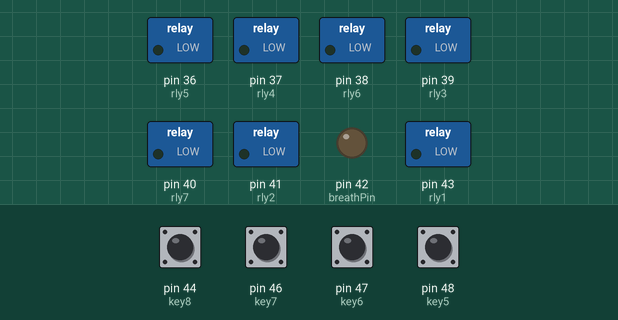
Recording of a sketch running on a simulated Arduino Mega 2560, built with avr-gcc and run on an emulated ATmega2560. On the bench: switched loads named in the sketch (green lamp = pin HIGH), output pins drawn as LEDs (lit = HIGH). The test bench sets the inputs (shaded band); at power-on: pin 44 (key8), pin 46 (key7), pin 47 (key6), pin 48 (key5) LOW.

Above: at 1.2 s.
1.3 s: pin 46 (key7) pulled HIGH for 0.15 s
At 1.38 s:
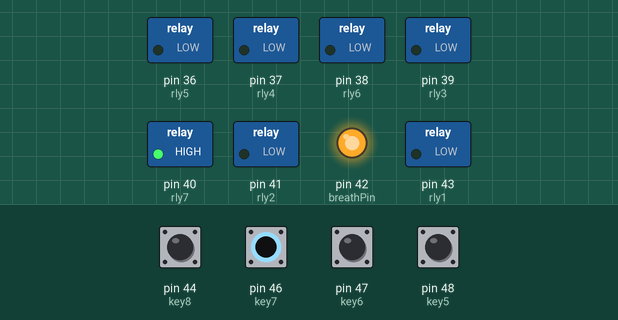
2.9 s: pin 44 (key8) pulled HIGH for 0.15 s
At 2.97 s:
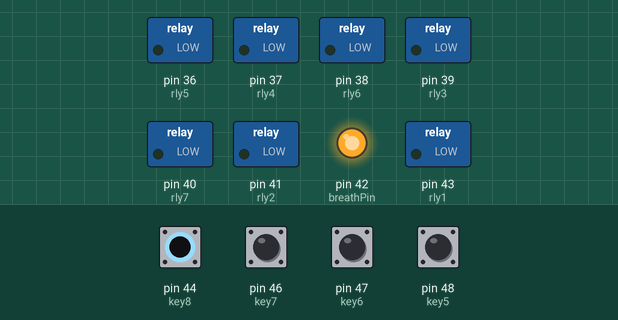
4.5 s: pin 47 (key6) pulled HIGH for 0.15 s
At 5.4 s:
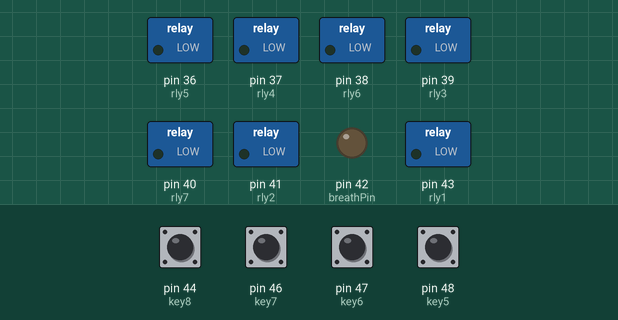
6.1 s: pin 48 (key5) pulled HIGH for 0.15 s
At 6.18 s:
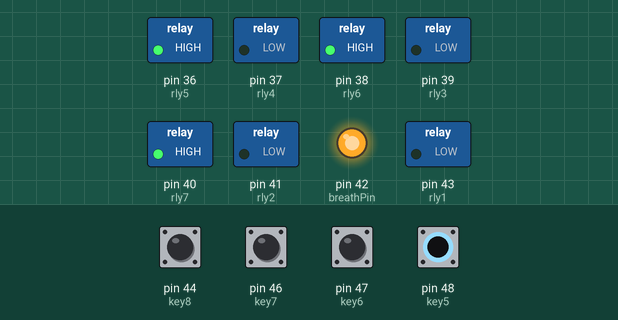
Timing chart, 0 to 8.7 s (numbered marks = the images above; inputs shaded):
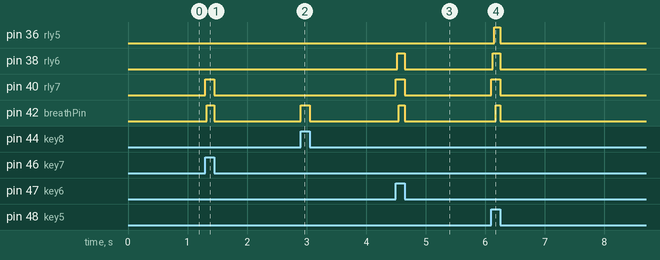

Measured:
- after the input at 1.3 s, pin 40 (rly7): LOW → HIGH at once, → LOW 0.15 s later; pin 42 (breathPin): LOW → HIGH at once, → LOW 0.13 s later
- after the input at 2.9 s, pin 42 (breathPin): LOW → HIGH at once, → LOW 0.15 s later
- after the input at 4.5 s, pin 38 (rly6): LOW → HIGH at once, → LOW 0.13 s later; pin 40 (rly7): LOW → HIGH at once, → LOW 0.15 s later; pin 42 (breathPin): LOW → HIGH after 0.05 s, → LOW 0.10 s later
- after the input at 6.1 s, pin 36 (rly5): LOW → HIGH after 0.05 s, → LOW 0.10 s later; pin 38 (rly6): LOW → HIGH at once, → LOW 0.13 s later; pin 40 (rly7): LOW → HIGH at once, → LOW 0.15 s later; pin 42 (breathPin): LOW → HIGH after 0.08 s, → LOW 0.08 s later

The sketch:

Auto_Rec_Final.ino
```cpp
/*
*AUTOMATIC RECORDER KEYBOARD CONTROL*
Code by Sam Kingston
April 27, 2022

LEARN MORE: https://samkkingston.wixsite.com/website-2
*/


 //DECLARE RELAY OUTPUT PINS
int rly1 = 43;
int rly2 = 41;
int rly3 = 39;
int rly4 = 37;
int rly5 = 36;
int rly6 = 38;
int rly7 = 40;
int breathPin = 42;
//DECLARE KEY INPUT PINS
int key1 = 51;
int key2 = 53;
int key3 = 52;
int key4 = 50;
int key5 = 48;
int key6 = 47;
int key7 = 46;
int key8 = 44;

void setup() {

  //SET ALL RELAY CONTROL PINS TO OUTPUT
  pinMode(rly1, OUTPUT); //RELAY 1
  pinMode(rly2, OUTPUT); //RELAY 2
  pinMode(rly3, OUTPUT); //RELAY 3
  pinMode(rly4, OUTPUT); //RELAY 4
  pinMode(rly5, OUTPUT); //RELAY 5
  pinMode(rly6, OUTPUT); //RELAY 6
  pinMode(rly7, OUTPUT); //RELAY 7
  pinMode(breathPin, OUTPUT); //Used for Breath-sends 12V to Vaccuum Pump.

  pinMode(key1, INPUT); //KEY 1
  pinMode(key2, INPUT); //KEY 2
  pinMode(key3, INPUT); //KEY 3
  pinMode(key4, INPUT); //KEY 4
  pinMode(key5, INPUT); //KEY 5
  pinMode(key6, INPUT); //KEY 6
  pinMode(key7, INPUT); //KEY 7
  pinMode(key8, INPUT); //KEY 8

  //SET ALL SOLENOIDS TO LOW
  digitalWrite(rly1, LOW);
  digitalWrite(rly2, LOW);
  digitalWrite(rly3, LOW);
  digitalWrite(rly4, LOW);
  digitalWrite(rly5, LOW);
  digitalWrite(rly6, LOW);
  digitalWrite(rly7, LOW);
  digitalWrite(breathPin, LOW);
}


void loop() {

  //SET ALL SOLENOIDS LOW-WHEN KEY IS RELEASED, LOOP WILL REPEAT AND THESE LINES WILL RESET THE SOLENOIDS.
   digitalWrite(rly1, LOW);
  digitalWrite(rly2, LOW);
  digitalWrite(rly3, LOW);
  digitalWrite(rly4, LOW);
  digitalWrite(rly5, LOW);
  digitalWrite(rly6, LOW);
  digitalWrite(rly7, LOW);
  digitalWrite(breathPin, LOW);

//ALL SUBSEQUENT LINES SPELL OUT VERY SIMPLY WHAT TO DO WHILE EACH KEY IS PRESSED.
//PRESSING KEY 1 CLOSES ALL HOLES WHICH RESULTS IN THE LOWEST NOTE
//PRESSING KEY 8 CLOSES NO HOLES WHICH RESULTS IN THE HIGHES NOTE
  //EACH KEY IS ADDING OR SUBRTACTING ONE KEY FROM THE KEYS ON EITHER SIDE

  //IF THERE WERE MORE HAPPENING, IT WOULD BE WIRTH GIVING EACH OF THESE THEIR OWN FUNCTION TO VISUALLY SIMPLIFY THIS SKETCH.
  //SINCE WE'RE ONLY DEALING WITH KEYPRESSES, I CHOSE TO KEEP IT AS BASIC AS THIS.


 while (key1 == HIGH){

  digitalWrite(rly1, HIGH);
  delay(25);
  digitalWrite(rly2, HIGH);
  delay(25);
  digitalWrite(rly3, HIGH);
  delay(25);
  digitalWrite(rly4, HIGH);
  delay(25);
  digitalWrite(rly5, HIGH);
  delay(25);
  digitalWrite(rly6, HIGH);
  delay(25);
  digitalWrite(rly7, HIGH);
  delay(25);
  digitalWrite(breathPin, HIGH);


 }
 while (key2 == HIGH){
  //note2();
  digitalWrite(rly1, HIGH);
  delay(25);
  digitalWrite(rly2, HIGH);
  delay(25);
  digitalWrite(rly3, HIGH);
  delay(25);
  digitalWrite(rly4, HIGH);
  delay(25);
  digitalWrite(rly5, HIGH);
  delay(25);
  digitalWrite(rly6, HIGH);
  delay(25);
  digitalWrite(breathPin, HIGH);


 }
 while (key3 == HIGH){
  //note3();
  digitalWrite(rly1, HIGH);
  delay(25);
  digitalWrite(rly2, HIGH);
  delay(25);
  digitalWrite(rly3, HIGH);
  delay(25);
  digitalWrite(rly4, HIGH);
  delay(25);
  digitalWrite(rly5, HIGH);
  delay(25);
  digitalWrite(breathPin, HIGH);


 }
 while (key4 == HIGH){
  //note4();
  digitalWrite(rly1, HIGH);
  delay(25);
  digitalWrite(rly2, HIGH);
  delay(25);
  digitalWrite(rly3, HIGH);
  delay(25);
  digitalWrite(rly4, HIGH);
  delay(25);
  digitalWrite(breathPin, HIGH);


  }


 while (digitalRead(key5) == HIGH){
  //note5();
  digitalWrite(rly7, HIGH);
  delay(25);
  digitalWrite(rly6, HIGH);
  delay(25);
  digitalWrite(rly5, HIGH);
  delay(25);
  digitalWrite(breathPin, HIGH);


 }
 while (digitalRead(key6) == HIGH){
  //note6();
  digitalWrite(rly7, HIGH);
  delay(25);
  digitalWrite(rly6, HIGH);
  delay(25);
  digitalWrite(breathPin, HIGH);


 }
 while (digitalRead(key7) == HIGH){
  //note7();
  digitalWrite(rly7, HIGH);
  delay(25);
  digitalWrite(breathPin, HIGH);


 }
while (digitalRead(key8) == HIGH){
  //note8();
  digitalWrite(breathPin, HIGH);


 }


}
```
